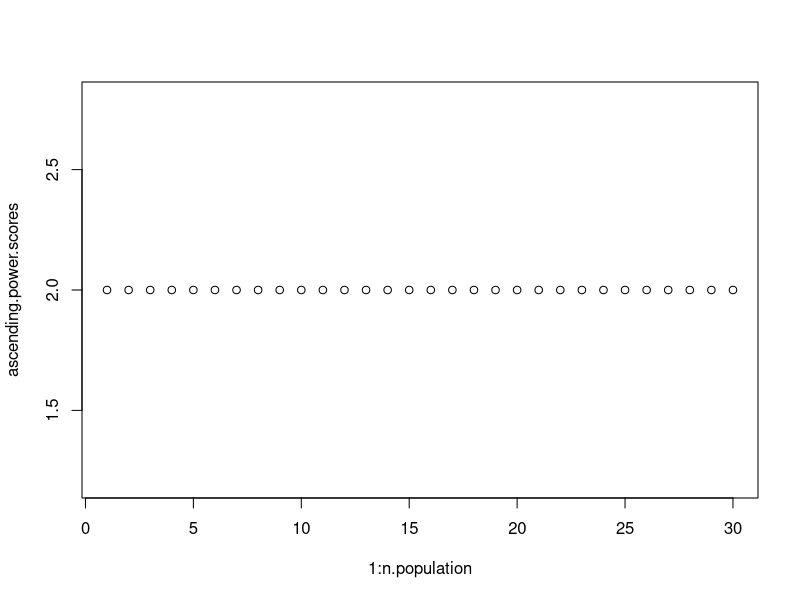

The R source for this figure: (Note: this script raises an error after producing the figure.)
# this is a simplified version of the radicalization model
# each agent uses a separate perameter for how liely it is that they will try to take power from each other agent

library(dplyr)
library(ggplot2)

n.population <- 30  #size of population

prob.success.of.take.sd <- 1 # the standard deviation of the normal curve centered at the difference between two peoples power levels

initial.chance.encounter <- 0.01
initial.take.sd <- 0.05
mutation.sd <- 0.01

selection.cutoff <- 2.4
mutation.cutoff <- 1.7

power.score.index <- (n.population * 2) + 1

# This function instantiates the origional matrix
initial.population.simple <- function(){
  
  power.vector <- c(rep(2, n.population))
  
  chance.encoutner.vector <- rep(initial.chance.encounter, n.population * n.population)
  
  initial.take.sd.vector <- rep(initial.take.sd, n.population * n.population)
  
  
  return(matrix(c(chance.encoutner.vector, initial.take.sd.vector, power.vector), byrow=F, nrow = n.population))
}

exchange.power.simple <- function(population){
  
  population.vector <- 1:n.population
  
  index.initiated <- c()
  index.initiator <- c()
  exchange.amount <- c()
  
  for(i in 1:n.population){
    
    for(j in population.vector[-i]){
      
      if(runif(1, 0, 1) < population[i,j]){
        
        power.take <- abs(rnorm(1, 0, abs(population[i, (n.population + j)])))
        
        index.initiated <- append(index.initiated, j, after = length(index.initiated))
        index.initiator <- append(index.initiator, i, after = length(index.initiator))
        exchange.amount <- append(exchange.amount, power.take, after = length(exchange.amount))
      }
    }
  }
  return(data.frame(index.initiated, index.initiator, exchange.amount))
}

exchange.response.simple <- function(IED.simple){
  
  if(nrow(IED.simple) > 0){
    
    # response to people trying to take their power
    for(i in 1:length(IED.simple[,1])){
      
      # if a random number from a probablility distribution with mean = (power score of person taking power) - (power score of person being taken from)
      # and sd = prob.success.of.take.sd is greater than 0, (if the initiator is successful)
      if(rnorm(1,((population[IED.simple[i,2], power.score.index]) - (population[IED.simple[i,1], power.score.index])), prob.success.of.take.sd) > 0){
        
        # if the person is trying to take more than the person has, the person being taken from losses all of their power (down to one)
        if(population[IED.simple[i,1], power.score.index] - IED.simple[i,3] < 1){
          
          population[IED.simple[i,1], power.score.index] <- 1
          population[IED.simple[i,2], power.score.index] <- population[IED.simple[i,2], power.score.index] + population[IED.simple[i,1], power.score.index] - 1
          
        } else {
          
          population[IED.simple[i,1], power.score.index] <- population[IED.simple[i,1], power.score.index] - IED.simple[i,3]
          population[IED.simple[i,2], power.score.index] <- population[IED.simple[i,2], power.score.index] + IED.simple[i,3]
          
        }
        # if the initiator is not successful
      } else {
        
        # if the person tried to take more than they had, the person who failed the attempted take losses all their power
        if(population[IED.simple[i,2], power.score.index] - IED.simple[i,3] < 1){
          
          population[IED.simple[i,1], power.score.index] <- population[IED.simple[i,1], power.score.index] + population[IED.simple[i,2], power.score.index] - 1
          population[IED.simple[i,2], power.score.index] <- 1
          
        } else {
          
          population[IED.simple[i,1], power.score.index] <- population[IED.simple[i,1], power.score.index] + IED.simple[i,3]
          population[IED.simple[i,2], power.score.index] <- population[IED.simple[i,2], power.score.index] - IED.simple[i,3]
          
        }
      }
    }
  }
  return(population)
}
  
genetic.algorithm.simple <- function(population){
  
  
  for(i in 1:n.population){
    # if person i is not above the selection cutoff, the person is regenerated with random perameters between 0 and 1. Their power score stays the same
    if(population[i, power.score.index] < selection.cutoff){
      population[i,] <- c(rep(runif(1, 0, .1), n.population * 2), population[i, power.score.index])
      
      # if person i is not above the mutation cutoff, then all of the persons perameters are mutated slightly
    } else if(population[i, power.score.index] < mutation.cutoff){
      
      for(j in 1:(n.population * 2)){
        population[i,j] <- population[i,j] + rnorm(1, 0, mutation.sd)
      }
    }
  }
  return(population)
}

genetic.algorithm.simple.copy.up <- function(population){
  
  
  power.scores <- population[,power.score.index]
  index.vector <- 1:n.population
  index.by.ascending.power <- c()
  
  for(i in 1:n.population){
    
    index.by.ascending.power <- append(index.by.ascending.power, index.vector[which.min(power.scores)], after = length(index.by.ascending.power))
    index.vector <- index.vector[-(which.min(power.scores))]
    power.scores <- power.scores[-(which.min(power.scores))]
    
  }
  
  for(i in index.by.ascending.power[-n.population]){
    
    index.to.copy <- index.by.ascending.power[which(index.by.ascending.power == i) + 1]
    #index.most.powerful <- index.by.ascending.power[n.population]
    
    population[i,] <- c(population[index.to.copy, 1] + rnorm(1, 0, mutation.sd), population[index.to.copy, 2] + rnorm(1, 0, mutation.sd), 
                        population[index.to.copy, 3] + rnorm(1, 0, mutation.sd), population[index.to.copy, 4] + rnorm(1, 0, mutation.sd), 
                        population[index.to.copy, 5] + rnorm(1, 0, mutation.sd), population[index.to.copy, 6] + rnorm(1, 0, mutation.sd),
                        population[index.to.copy, 7] + rnorm(1, 0, mutation.sd), population[index.to.copy, 8] + rnorm(1, 0, mutation.sd),
                        population[index.to.copy, 9] + rnorm(1, 0, mutation.sd), population[index.to.copy, 10] + rnorm(1, 0, mutation.sd),
                        population[index.to.copy, 11] + rnorm(1, 0, mutation.sd), population[index.to.copy, 12] + rnorm(1, 0, mutation.sd),
                        population[index.to.copy, 13] + rnorm(1, 0, mutation.sd), population[index.to.copy, 14] + rnorm(1, 0, mutation.sd),
                        population[index.to.copy, 15] + rnorm(1, 0, mutation.sd), population[index.to.copy, 16] + rnorm(1, 0, mutation.sd),
                        population[index.to.copy, 17] + rnorm(1, 0, mutation.sd), population[index.to.copy, 18] + rnorm(1, 0, mutation.sd),
                        population[index.to.copy, 19] + rnorm(1, 0, mutation.sd), population[index.to.copy, 20] + rnorm(1, 0, mutation.sd),
                        population[index.to.copy, 21] + rnorm(1, 0, mutation.sd), population[index.to.copy, 22] + rnorm(1, 0, mutation.sd),
                        population[index.to.copy, 23] + rnorm(1, 0, mutation.sd), population[index.to.copy, 24] + rnorm(1, 0, mutation.sd),
                        population[index.to.copy, 25] + rnorm(1, 0, mutation.sd), population[index.to.copy, 26] + rnorm(1, 0, mutation.sd),
                        population[index.to.copy, 27] + rnorm(1, 0, mutation.sd), population[index.to.copy, 28] + rnorm(1, 0, mutation.sd),
                        population[index.to.copy, 29] + rnorm(1, 0, mutation.sd), population[index.to.copy, 30] + rnorm(1, 0, mutation.sd),
                        population[index.to.copy, 31] + rnorm(1, 0, mutation.sd), population[index.to.copy, 32] + rnorm(1, 0, mutation.sd), 
                        population[index.to.copy, 33] + rnorm(1, 0, mutation.sd), population[index.to.copy, 34] + rnorm(1, 0, mutation.sd), 
                        population[index.to.copy, 35] + rnorm(1, 0, mutation.sd), population[index.to.copy, 36] + rnorm(1, 0, mutation.sd),
                        population[index.to.copy, 37] + rnorm(1, 0, mutation.sd), population[index.to.copy, 38] + rnorm(1, 0, mutation.sd),
                        population[index.to.copy, 39] + rnorm(1, 0, mutation.sd), population[index.to.copy, 40] + rnorm(1, 0, mutation.sd),
                        population[index.to.copy, 41] + rnorm(1, 0, mutation.sd), population[index.to.copy, 42] + rnorm(1, 0, mutation.sd),
                        population[index.to.copy, 43] + rnorm(1, 0, mutation.sd), population[index.to.copy, 44] + rnorm(1, 0, mutation.sd),
                        population[index.to.copy, 45] + rnorm(1, 0, mutation.sd), population[index.to.copy, 46] + rnorm(1, 0, mutation.sd),
                        population[index.to.copy, 47] + rnorm(1, 0, mutation.sd), population[index.to.copy, 48] + rnorm(1, 0, mutation.sd),
                        population[index.to.copy, 49] + rnorm(1, 0, mutation.sd), population[index.to.copy, 50] + rnorm(1, 0, mutation.sd),
                        population[index.to.copy, 51] + rnorm(1, 0, mutation.sd), population[index.to.copy, 52] + rnorm(1, 0, mutation.sd),
                        population[index.to.copy, 53] + rnorm(1, 0, mutation.sd), population[index.to.copy, 54] + rnorm(1, 0, mutation.sd),
                        population[index.to.copy, 55] + rnorm(1, 0, mutation.sd), population[index.to.copy, 56] + rnorm(1, 0, mutation.sd),
                        population[index.to.copy, 57] + rnorm(1, 0, mutation.sd), population[index.to.copy, 58] + rnorm(1, 0, mutation.sd),
                        population[index.to.copy, 59] + rnorm(1, 0, mutation.sd), population[index.to.copy, 60] + rnorm(1, 0, mutation.sd),
                        population[i, power.score.index])
    
    #if(population[i,power.score.index] == 0){
    #  population[i, index.most.powerful] <- 0.5
    #  population[i, (n.population + index.most.powerful)] <- 0.5
    #}
  }
  return(population)
}

run.n.gens.simple.v1 <- function(n){
  
  greatest.power.vector <- c()
  median.power.vector <- c()
  lowest.power.vector <- c()
  
  for(i in 1:n){
    intermediate.exchange.data.simple <- exchange.power.simple(population)
    population <- exchange.response.simple(intermediate.exchange.data.simple)
    population <- genetic.algorithm.simple(population)
    greatest.power.vector <- append(greatest.power.vector, max(population[,61]), after = length(greatest.power.vector))
    median.power.vector <- append(median.power.vector, median(population[,61]), after = length(median.power.vector))
    lowest.power.vector <- append(lowest.power.vector, min(population[,61]), after = length(lowest.power.vector))
  }
  
  return(list(a = population, b = greatest.power.vector, c = median.power.vector, d = lowest.power.vector))
}

run.n.gens.simple.v2 <- function(n){
  
  for(i in 1:n){
    intermediate.exchange.data.simple <- exchange.power.simple(population)
    population <- exchange.response.simple(intermediate.exchange.data.simple)
    population <- genetic.algorithm.simple.copy.up(population)
  }
  
  return(population)
}

plot.power.by.rank.simple.plot <- function(population){
  
  power.scores <- population[,power.score.index]
  ascending.power.scores <- c()
  
  for(i in 1:n.population){
    
    ascending.power.scores <- append(ascending.power.scores, power.scores[which.min(power.scores)], after = length(ascending.power.scores))
    power.scores <- power.scores[-(which.min(power.scores))]
    
  }
  
  plot(1:n.population, ascending.power.scores)
}

plot.power.by.rank.ggplot2 <- function(population){
  
  power.scores <- population[,power.score.index]
  index.vector <- 1:n.population
  ascending.power.scores <- c()
  index.by.ascending.power <- c()
  
  for(i in 1:n.population){
    
    ascending.power.scores <- append(ascending.power.scores, power.scores[which.min(power.scores)], after = length(ascending.power.scores))
    index.by.ascending.power <- append(index.by.ascending.power, index.vector[which.min(power.scores)], after = length(index.by.ascending.power))
    index.vector <- index.vector[-(which.min(power.scores))]
    power.scores <- power.scores[-(which.min(power.scores))]
    
  }
  
  d <- data.frame(x = 1:n.population, y = ascending.power.scores, names = index.by.ascending.power)
  ggplot(d, aes(x,y)) + geom_text(aes(label=names))
}

plot.power.by.person <- function(population){
  
  plot(1:n.population, population[,power.score.index])
}


population <- initial.population.simple()
plot.power.by.rank.simple.plot(population)

for(i in 1:50){
  population <- run.n.gens.simple.v1(100)
  plot.power.by.rank.simple.plot(population)
}

results <- run.n.gens.simple.v1(50000)
population <- results$a
greatest.power.vector <- results$b
median.power.vector <- results$c
lowest.power.vector <- results$d

plot.power.by.rank.simple.plot(population)
plot(1:50000, greatest.power.vector)
plot(1:50000, median.power.vector)
plot(1:50000, lowest.power.vector)
population <- run.n.gens.simple.v2(1)
plot.power.by.rank.ggplot2(population)
population
max(results$a[,61])
